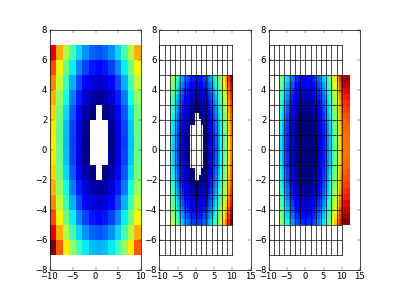

Generate this figure with Python:
from okean import calc, hull
import numpy as np
import pylab as pl

pl.figure()
ax=pl.subplot(131)
ax1=pl.subplot(132)
ax2=pl.subplot(133)

x=np.linspace(-10,10,15)
y=np.linspace(-7,7,15)
x,y=np.meshgrid(x,y)
v=x**2+y**2
v=np.ma.masked_where(v<5,v)

x1=np.linspace(-7,12,30)
y1=np.linspace(-5,5,25)
x1,y1=np.meshgrid(x1,y1)
v1=calc.griddata(x,y,v,x1,y1)
v1e=calc.griddata(x,y,v,x1,y1,extrap=True)

ax.pcolormesh(x,y,v)

ax1.plot(x,y,'k')
ax1.plot(x.T,y.T,'k')
ax1.pcolormesh(x1,y1,v1)

ax2.plot(x,y,'k')
ax2.plot(x.T,y.T,'k')
ax2.pcolormesh(x1,y1,v1e)


pl.savefig('ex_calcs_03.png',dpi=50)

